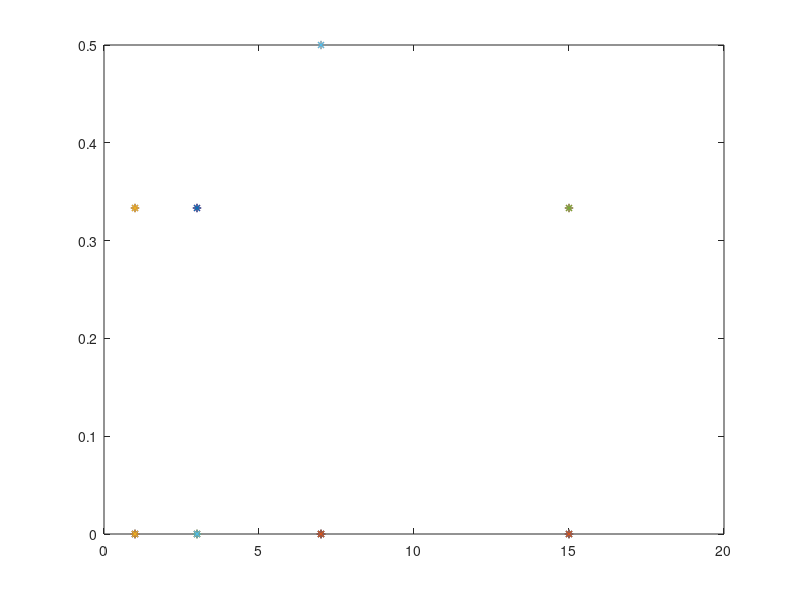

Source code (MATLAB): (Note: this script raises an error after producing the figure.)
clc

fileID = fopen('CircuitResult.txt','w');
% The rules: 
   %0. Starting at the edges ( The left and right, top or right). 
   
   % The battery is denoted as <1 V 0>. 
        % When it cross the *0 edge [*1 *0], the voltage add (+V).
        % When it cross the *1 edge [*0 *1], the voltage add (-V).
       
   % 1. Starting from indicators { r e pi}, cross the value {R C L},  
   % end at some indicators such that it is a multiple or single i.e (r*e). 
   
   
   % The moving direction 
        
        % after choosing a direction (such as [*1 *0] ), the indicators
        % must move forward and cannot go backward. 
        
   % 2. Change lines.
        % 2.1 If it is a single, change row (below or above),
        % and start at the same point in the new row. 
   
        % 2.2 If it is a multiple indicator, keep the same row 
        % and cross values until it reatches a single indicator. 
        
        % 2.3 If the indicator below is zero, ignue this row and 
        % jump to the next row until it becomes a none zero indicator.  
        
        % 2.4 If the current row has zeros after the point(start from power
        % source indicator toward the end of power source), change row. 
        
load('circuitelementworkspace.mat')

%--------------------------------------------------------------------------
%Maintain the circuitShape in matrix.         
CircuitShape=zeros(Nelement,3*Nelement);
Reference=CircuitShape;

Voltage=M(:,5:6);
Cirelement=M(:,1:3);
i=1;

PowerVComplex=PowerV*(cos(PowerVAngle)+sin(PowerVAngle)*1i);

while i<=Nelement
    %Odd column represent indicators position
    %even column represent value position
    CircuitShape(i,2*Voltage(i,1)-1:2*Voltage(i,1))=Cirelement(i,1:2);
    
    CircuitShape(i,2*Voltage(i,2)-1)=Cirelement(i,3);
    i=i+1;
end

save('circuitelementworkspace1.mat','CircuitShape');


%--------------------------------------------------------------------------
%plot representation (not necessory in the process)
index=1:1:3*Nelement;
SUM=sum(CircuitShape);
for r=1:1:length(SUM)
    if SUM(1,r)==0
        SUM(1,r)=-1;
    else
    end
end

Average=CircuitShape./SUM;
i=1;

while i<=length(Average(1,:))
    plot(i,Average(:,i)','*')
    
    hold on
    %if SUM(1,i)==-1 %changed from the DEF
    %else
     %   o=o+1;
    %end
    i=2*i+1;
end

%--------------------------------------------------------------------------
% Loops Laws

% Set up count 2 method
% 1. Idea is choose a indcator place and find the near reactive or resistive
% position. 
% 2. Second is to cross the value to the same line vector. 
% 3. Choose any posistion that is with in the second row, (above or below)
% then, move the indicator to that position. 
% 4. Cross any value that the row have. 
% 5. If change the row, there are no limit for the row unless the same
% potnential voltage is crossed 2 times. 
% the lest favor decition is to cross the voltage of the power source. 

z=1;

DecideStarting=[]; % the index of starting points 
while z<=Nelement
       Sgn=sign(Voltage(z,2)-Voltage(z,1));
       %decide the position point 
       S=find(CircuitShape(z,:)~=0);
       DecideStarting(z,:)=S(1,mod(S,2)~=0); % the first line
       z=z+1;
end
% find the how many in parallel 
count1=0;
count2=[];
t=1;
for a=1:1:length(DecideStarting(:,1))-1
    
    if DecideStarting(a,1)==DecideStarting(a+1,1) && DecideStarting(a+1,2)==...
            DecideStarting(a+1,2)
       count1=count1+1;
       count2(t,:)=DecideStarting(a,:);
       t=t+1;
    end
    
end


disp(DecideStarting)
fprintf('\n')
disp(count1)
% building the checking order (starting from the first) 

i=1;
Y=[];
r=0;
u=1;
totallength=length(DecideStarting(:,1))*length(DecideStarting(1,:));
while i<=totallength
        v=~mod(i,2)+1;
          r=r+1;
       Y(i,:)=[u,v];
       if mod(r,2)==0
          u=u+1;
        end
       i=i+1;
end
disp(Y)
% Starting checking 
 h=1;
 g=1;
 Loops=[];
 DirectionRecord=[];
IndexElement=[];
for g=1:1:Nelement
    h=2*g-1; % represent the odd column. 
    currentposition=DecideStarting(Y(h,1),Y(h,2));
    Homogposition=DecideStarting(Y(h+1,1),Y(h+1,2));% in the same line. 
    Elementposition=currentposition+1;%some time can be(currentposition+Homogposition)/2;
    CrossElement=CircuitShape(g,Elementposition);
    IndexElement(g,:)=[currentposition,Homogposition,Elementposition,CrossElement,g];
    %IndexElement(h+1,:)=[-Homogposition,-currentposition,Elementposition,-CrossElement,0];
   
    
end
    
%Loops
Loop=[];
LoopReference=[];
for i=1:1:Nelement
    
%--------------------------------------------------------------------------

    start=[IndexElement(i,1),IndexElement(i,2),IndexElement(i,4),IndexElement(i,5)];
    Initial=[IndexElement(i,1),IndexElement(i,2),IndexElement(i,4),IndexElement(i,5)];
    %adding a relactionship 
    %reference check 
    check_where=1;
    l=1;
    indicator_returnInital=0;
    while sum(real(start-Initial))~=0 || check_where==1
        %set to deactivate 
        check_where=0;
        %find where is the second element in the first coloum toward Max
        NextPosiElement=find(start(1,2)==IndexElement(:,1));
        % two way: 
                % 1, NextPosiElement is empty: reach to the max
                % 2, NextPosiElement is not empty.
        %1 
        if isempty(NextPosiElement)==1
            
            Loop(i,l)=start(1,3);
            LoopReference(i,l)=start(1,4);
            l=l+1;
            Loop(i,l)=-PowerVComplex;
            LoopReference(i,l)=pi;
            break
        %2
        else
        %find where the loop will end with power supply
        Max_Indix=max(IndexElement(:,2));
        %find where the loop will start after it passes trough the power
        %supply 
        Min_Indix=min(IndexElement(:,1));
        % find and decide where the second start  by using
        % the first row 
        NextPosiElement=NextPosiElement(1,1);
        % record the circuit element 
        Loop(i,l)=start(1,3);
        LoopReference(i,l)=start(1,4);
        % go to the next element 
        l=l+1;
        % moving to the next element 
        start=[IndexElement(NextPosiElement,1),IndexElement(NextPosiElement,2)...
            ,IndexElement(NextPosiElement,4),IndexElement(NextPosiElement,5)];
        end
    end
    
%--------------------------------------------------------------------------

%Determine the maximun coloum the Loop have 
    l_max=(Min_Indix+Max_Indix)/2;
    %Check after it return to initial state
    Check_isInitial=Initial(1,1);
    if Check_isInitial==Min_Indix
        disp('good')
    else
        %start reverse direction by using while loop 
        start=Initial;
        %Set l to reduce from the maximum  
        l=l_max;
        while start(1,1)~=Min_Indix
            %going backward toward the Min 
        BackPosiElement=find(start(1,1)==IndexElement(:,2));
               %Check is the Backward an empty array
            if isempty(BackPosiElement)==1
                disp('error')
            else
                 %set backward equal to the first element
                BackPosiElement=BackPosiElement(1,1);
                %Set the new backward start moving backward
                start=[IndexElement(BackPosiElement,1),IndexElement(BackPosiElement,2)...
                ,IndexElement(BackPosiElement,4),IndexElement(BackPosiElement,5)];
                % record the circuit element 
                Loop(i,l-1)=start(1,3);
                LoopReference(i,l)=start(1,4);
                % go to the next element 
                l=l-1;
    
            end
        end
    end
        
    
   
    
    
end





%Current

CurrentCoff=zeros(l_max-2,Nelement);
r=1;
for i=3:2:max(IndexElement(:,2))-2%----Node 
    NodeEle=find(CircuitShape(:,i));
    AmountCurrent=length(NodeEle);
    NodeEle=NodeEle';
    
    if AmountCurrent==2
        
        CurrentCoff(r,NodeEle(1,1))=1;
        CurrentCoff(r,NodeEle(1,2))=-1;
    elseif AmountCurrent>2
        for k=1:1:AmountCurrent
            CheckSign=find(abs(CircuitShape(NodeEle(1,k),1:i-1))~=0);
            Howmany=length(CheckSign);
            
            if Howmany==0%----Def Sign
                CurrentCoff(r,NodeEle(1,k))=-1;
            elseif Howmany~=0
                 CurrentCoff(r,NodeEle(1,k))=1;
            end 
        end
    end
    r=r+1;
end

%Current DEF
% For any current, if the indicator in the CircuitShape equal to only
% exist 2 element in a coloum (Same potential), the current pass the first
% element equals the current pass the second current 

%Current

CurrentCoff=zeros(l_max-2,Nelement);
r=1;
for i=3:2:max(IndexElement(:,2))-2%----Node 
    NodeEle=find(CircuitShape(:,i));
    AmountCurrent=length(NodeEle);
    NodeEle=NodeEle';
    
    if AmountCurrent==2
        
        CurrentCoff(r,NodeEle(1,1))=1;
        CurrentCoff(r,NodeEle(1,2))=-1;
    elseif AmountCurrent>2
        for k=1:1:AmountCurrent
            CheckSign=find(abs(CircuitShape(NodeEle(1,k),1:i-1))~=0);
            Howmany=length(CheckSign);
            
            if Howmany==0%----Def Sign
                CurrentCoff(r,NodeEle(1,k))=-1;
            elseif Howmany~=0
                 CurrentCoff(r,NodeEle(1,k))=1;
            end 
        end
    end
    r=r+1;
end
disp(CurrentCoff)

ContiLoop=length(CurrentCoff(:,1))+1;

%---------
RangedLoopReference=[];

%Rearange the element 
    for z=1:1:Nelement
RangedLoopReference(z,:)=sort(LoopReference(z,:));
    end
    

disp(RangedLoopReference)

 [NewRerange,RangeLocation]=unique(RangedLoopReference,'rows');

 RangeLocation=RangeLocation';
 
 D=length(RangeLocation);
 
 %---Continue loop with "ContiLoop" 
 

 for p=1:1:D
     s=RangeLocation(1,p);
      FindCurrent=LoopReference(s,:);
      FindElement=Loop(s,:);

      disp(s)
     for l=1:1:l_max
         
         if FindCurrent(1,l)==pi
            
             CurrentCoff(ContiLoop,Nelement+1)=PowerVComplex;
            
         elseif FindCurrent(1,l)==0
             continue
         else
            CurrentCoff(ContiLoop,FindCurrent(1,l))=FindElement(1,l);
         end
        
     end
     ContiLoop=ContiLoop+1;
 end
 
 
 
 %Slove the Current 
 
 A=CurrentCoff(:,1:Nelement);
 B=CurrentCoff(:,1+Nelement);
 
 %Find the Current 
 I=A\B;
 
 
 
 Count=1:1:Nelement;
 Count=Count';
 %-------------------------------------------
 % I is in the Recutangular Domain
 I_Rect=I;

 
% Concerge into Frequency domain

I_Freq=[];

I_Freq(:,1)=sqrt(real(I).^2+imag(I).^2);
I_Freq(:,2)=atan(imag(I)./real(I));
%-------------------------------------------

%%%%%%
CurrentFrequencyDomain=I_Freq;
CurrentRectangularDomain=I_Rect;


% Z is in the Recutangular Domain
Z_Rect=IndexElement(:,4);

% Find the Impidence for all circuit elements in Frequency domain 

Z_Freq=[];

Z_Freq(:,1)=sqrt(real(IndexElement(:,4)).^2+imag(IndexElement(:,4)).^2);
Z_Freq(:,2)=atan(imag(IndexElement(:,4))./real(IndexElement(:,4)));


ElementFrequencyDomain=Z_Freq;
ElementRectangularDomain=Z_Rect;

%-------------------------------------------
% Find the Voltage for all circuit elements in Frequency domain 
V_Freq=[];
V_Freq(:,1)=Z_Freq(:,1).*I_Freq(:,1);
V_Freq(:,2)=Z_Freq(:,2)+I_Freq(:,2);

%-------------------------------------------
% Find the Voltage for all circuit elements in rechtangular domain 
V_Rect=V_Freq(:,1).*(cos(V_Freq(:,2))+sin(V_Freq(:,2))*(1i));


VoltageFrequencyDomain=V_Freq;
VoltageRectangularDomain=V_Rect;
% Create Table 
S=[];
SS=[];
SS=string(SS);
for i=1:1:Nelement 
    S=string(CE(1,i).name);
    SS(1,i)=S;
end
SS=SS';

Empty=[];
Empty=string(Empty);
for i=1:1:Nelement
Empty(1,i)=' ';
end
Empty=Empty';


CircuitResult=[];
CircuitResult=string(CircuitResult);




CircuitResult=[SS,ElementRectangularDomain,Empty,ElementFrequencyDomain,Empty,...
    Empty,VoltageRectangularDomain,Empty,VoltageFrequencyDomain,Empty,Empty,...
    CurrentRectangularDomain, Empty, CurrentFrequencyDomain];


NameofElement='NameofElement';
ElementRectangularDomain='ElementRectangularDomain';
Empty=' ';
ElementFrequencyDomain='ElementFrequencyDomain';
VoltageRectangularDomain='VoltageRectangularDomain';
VoltageFrequencyDomain='VoltageFrequencyDomain';
CurrentRectangularDomain='CurrentRectangularDomain';
CurrentFrequencyDomain='CurrentFrequencyDomain';
CurrentFrequencyDomainAngle='CurrentFrequencyDomainAngle';
VoltageFrequencyDomainAngle='VoltageFrequencyDomainAngle';
ElementFrequencyDomainAngle='ElementFrequencyDomainAngle';

NameTitle=[];
NameTitle=string(NameTitle);
NameTitle(1,1)=NameofElement;
NameTitle(1,2)=ElementRectangularDomain;
NameTitle(1,3)=Empty;
NameTitle(1,4)=ElementFrequencyDomain;
NameTitle(1,5)=ElementFrequencyDomainAngle;
NameTitle(1,6)=Empty;
NameTitle(1,7)=Empty;
NameTitle(1,8)=VoltageRectangularDomain;
NameTitle(1,9)=Empty;
NameTitle(1,10)=VoltageFrequencyDomain;
NameTitle(1,11)=VoltageFrequencyDomainAngle;
NameTitle(1,12)=Empty;
NameTitle(1,13)=Empty;
NameTitle(1,14)=CurrentRectangularDomain;
NameTitle(1,15)=Empty;
NameTitle(1,16)=CurrentFrequencyDomain;
NameTitle(1,17)=CurrentFrequencyDomainAngle;



CircuitResult=[NameTitle;CircuitResult];

CircuitResult=string(CircuitResult);
disp(CircuitResult)

fprintf(fileID,'The Circuit Result is: \n\n');

for i=1:1:Nelement+1
    for r=1:1:17
    S=CircuitResult(i,r);
    fprintf(fileID,'%11s\t',S);
    end
fprintf(fileID,'\n\n')
end
    
%end

fclose(fileID);